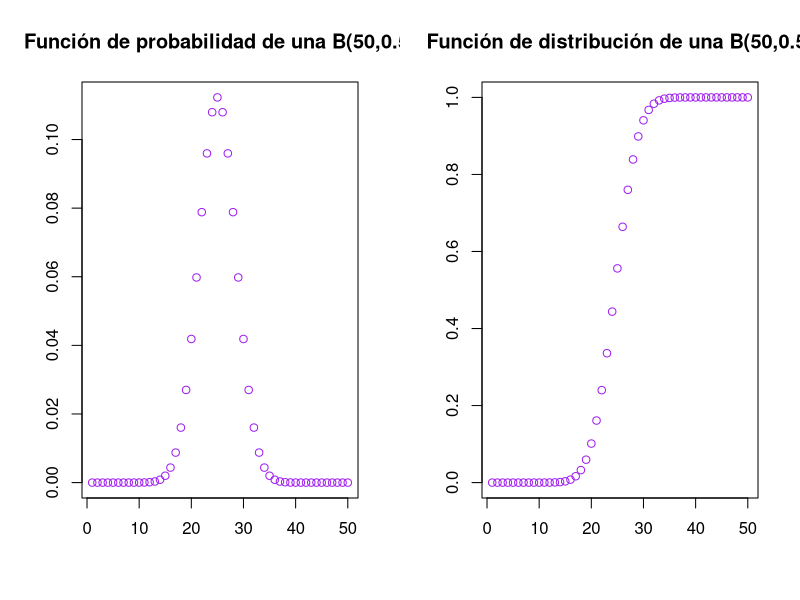
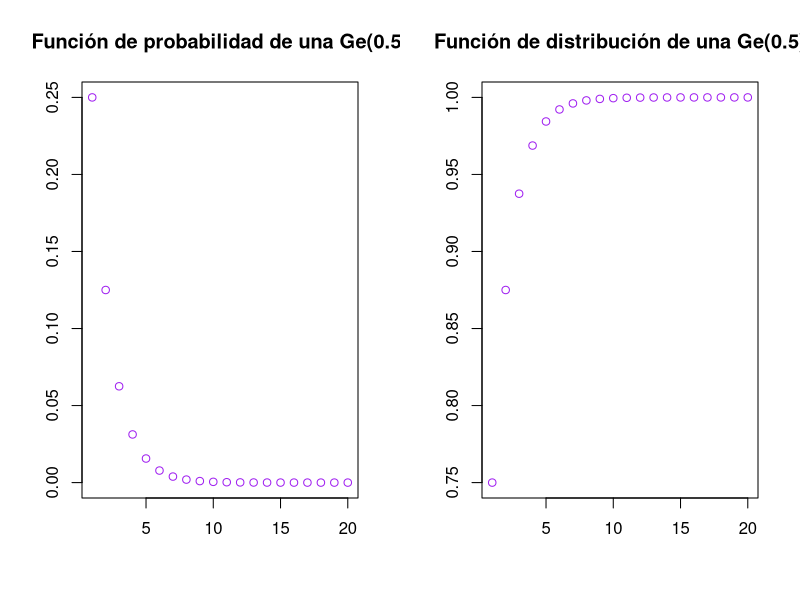
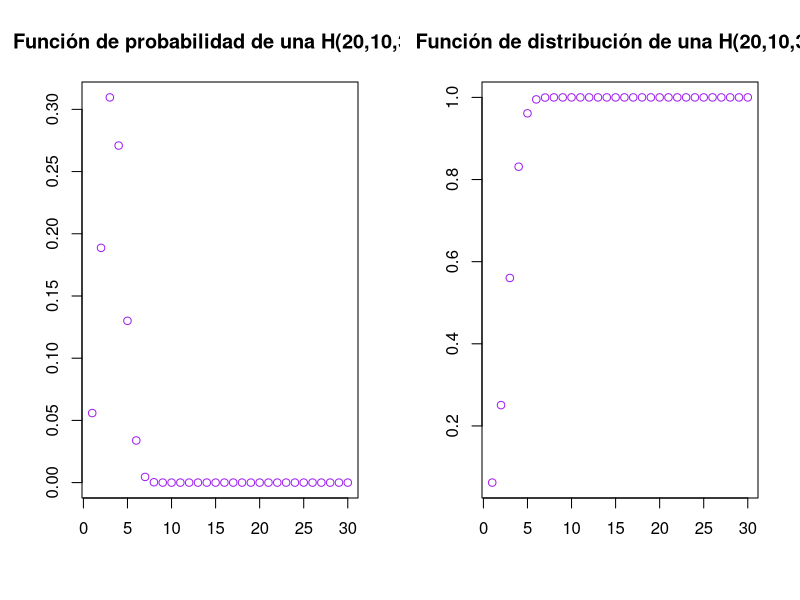
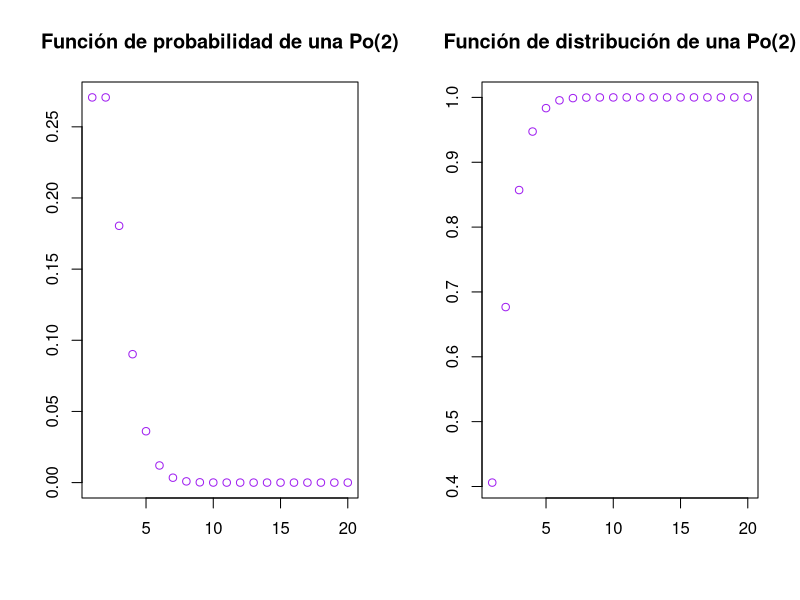
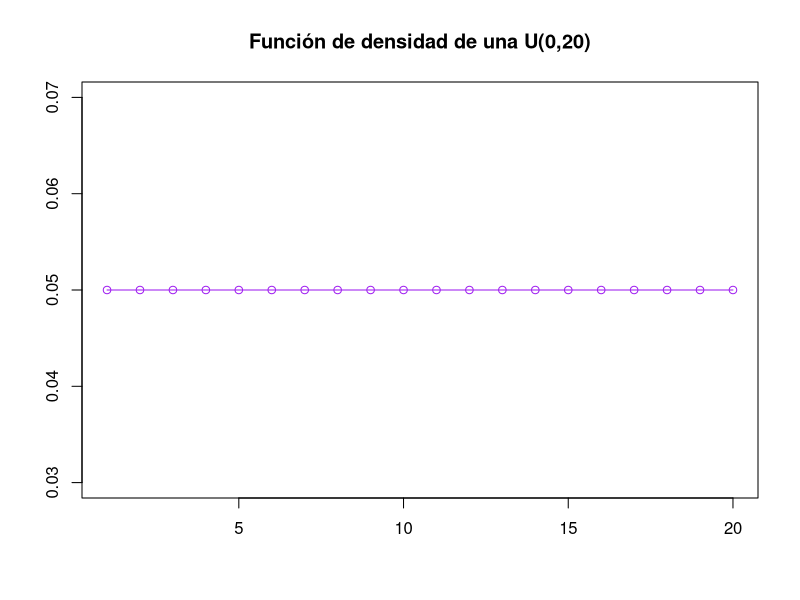
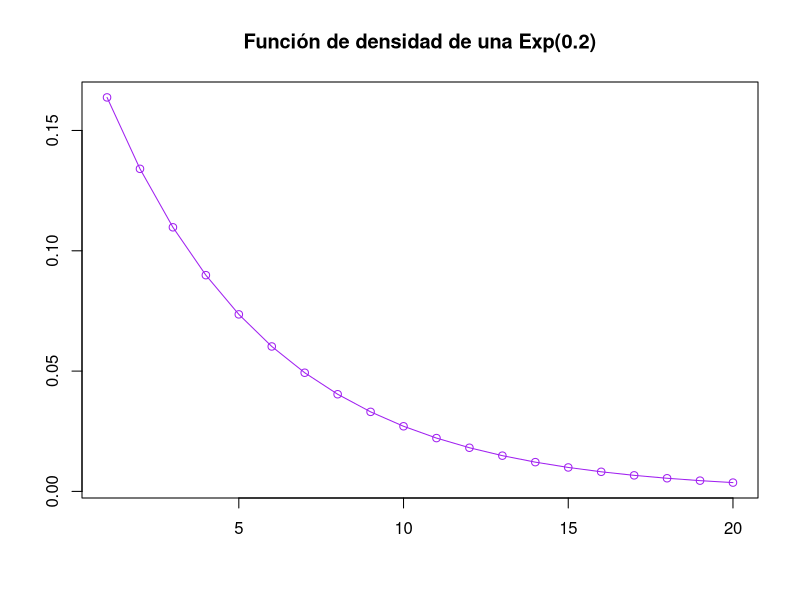
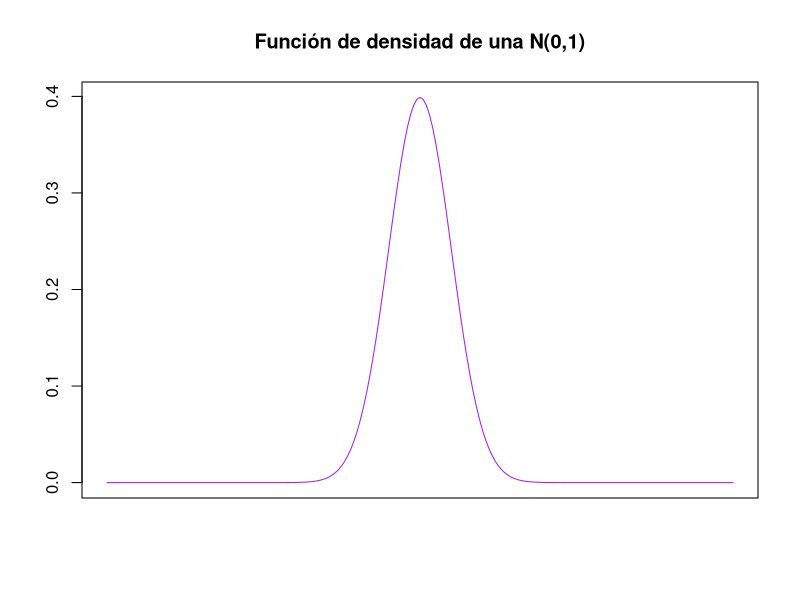
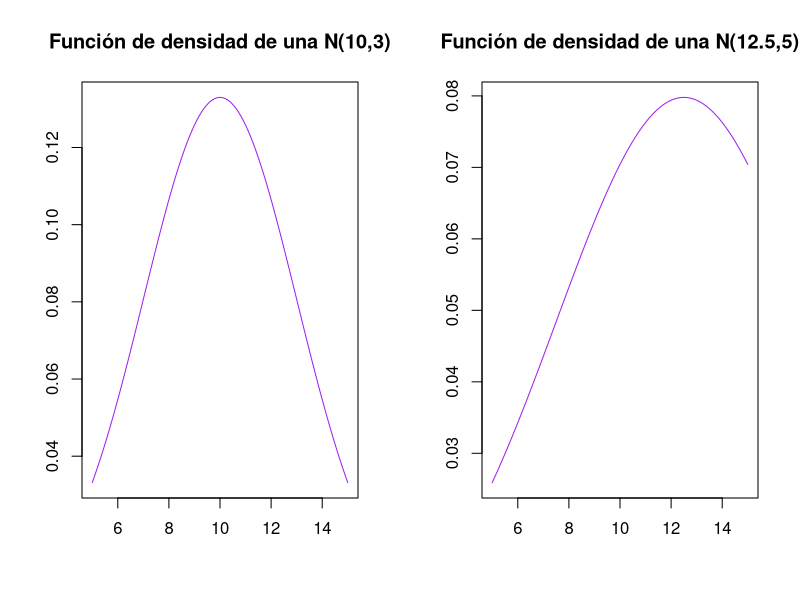

Reproduce these figures in R, in order.
## ---- chunk 1
knitr::opts_chunk$set(echo = TRUE, comment = NA)
## ---- chunk 2
par(mfrow = c(1,2))
plot(dbinom(1:50,50,0.5),col = "purple", xlab = "", ylab = "", main = "Función de probabilidad de una B(50,0.5)")
plot(pbinom(1:50,50,0.5),col = "purple", xlab = "", ylab = "", main = "Función de distribución de una B(50,0.5)")
par(mfrow= c(1,1))

## ---- chunk 3
par(mfrow = c(1,2))
plot(dgeom(1:20,0.5),col = "purple", xlab = "", ylab = "", main = "Función de probabilidad de una Ge(0.5)")
plot(pgeom(1:20,0.5),col = "purple", xlab = "", ylab = "", main = "Función de distribución de una Ge(0.5)")
par(mfrow= c(1,1))

## ---- chunk 4
par(mfrow = c(1,2))
plot(dhyper(1:30,10,20,10),col = "purple", xlab = "", ylab = "", main = "Función de probabilidad de una H(20,10,30)")
plot(phyper(1:30,10,20,10),col = "purple", xlab = "", ylab = "", main = "Función de distribución de una H(20,10,30)")
par(mfrow= c(1,1))

## ---- chunk 5
par(mfrow = c(1,2))
plot(dpois(1:20,2),col = "purple", xlab = "", ylab = "", main = "Función de probabilidad de una Po(2)")
plot(ppois(1:20,2),col = "purple", xlab = "", ylab = "", main = "Función de distribución de una Po(2)")
par(mfrow= c(1,1))

## ---- chunk 6
plot(dunif(1:20,min = 0, max = 20),col = "purple", xlab = "", ylab = "", main = "Función de densidad de una U(0,20)", type = "o")
## ---- chunk 7
plot(dexp(1:20,0.2),col = "purple", xlab = "", ylab = "", main = "Función de densidad de una Exp(0.2)", type = "o")
## ---- chunk 8
z_scores <- seq(-10, 10, by = .1)
dvalues <- dnorm(z_scores)
plot(dvalues, ylab = "", xlab= "",
     xaxt = "n",
     type = "l", 
     col = "purple",
     main = "Función de densidad de una N(0,1)")
## ---- chunk 9
par(mfrow = c(1,2))
x <- seq(5, 15, length=1000)
y <- dnorm(x, mean=10, sd=3)
plot(x, y, type="l", lwd=1, xlab = "", ylab = "", col = "purple", main = "Función de densidad de una N(10,3)")
x <- seq(5, 15, length=1000)
y <- dnorm(x, mean=12.5, sd=5)
plot(x, y, type="l", lwd=1, xlab = "", ylab = "", col = "purple", main = "Función de densidad de una N(12.5,5)")
par(mfrow = c(1,1))
